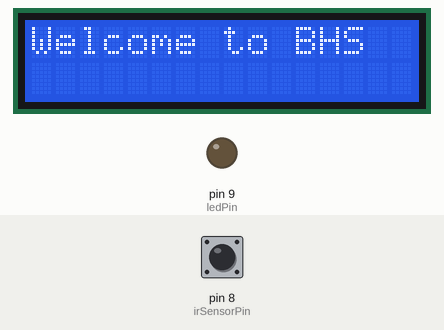
Simulated run of this sketch. Board: Arduino Uno, built with avr-gcc and run on an emulated ATmega328P. On the bench: 16×2 character LCD, output pins drawn as LEDs (lit = HIGH). The test bench sets the inputs (shaded band); at power-on: pin 8 (irSensorPin) HIGH.

Above: at 2.1 s.
5.3 s: pin 8 (irSensorPin) driven LOW
At 6.5 s:
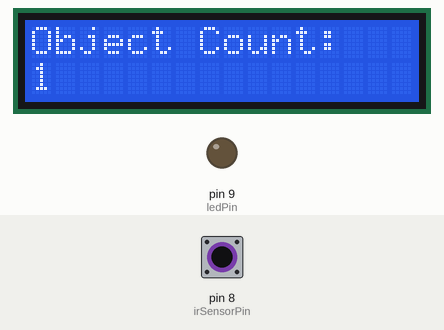
6.8 s: pin 8 (irSensorPin) pulsed HIGH 5 times (0.12 s each, 0.3 s apart)
At 9.3 s:
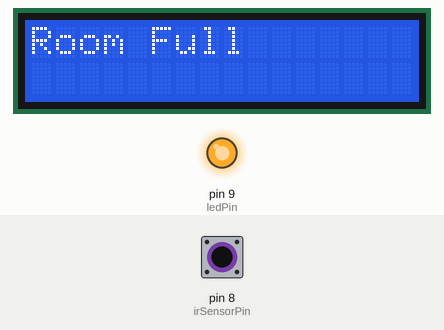
Timing chart, 0 to 10.8 s (numbered marks = the images above; inputs shaded):
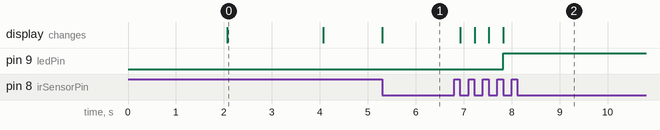

Measured:
- after the input at 5.3 s, the display: changes at once (image 1)
- after the input at 6.8 s, pin 9 (ledPin): LOW → HIGH after 1.0 s; the display: first changes after 0.12 s (image 2 shows a later state)
- what the display in image 0 shows lasts 2.0 s, from 2.1 s to 4.1 s

The sketch:

object_counter.ino
```cpp
#include <LiquidCrystal.h>

// Initialize the LCD (RS, EN, D4, D5, D6, D7)
LiquidCrystal lcd(2, 3, 4, 5, 6, 7);

// Define pins
const int irSensorPin = 8; // IR sensor connected to digital pin 8
const int ledPin = 9;      // LED connected to digital pin 9

// Variables
int objectCount = 0;
bool objectDetected = false;

void setup() {
  pinMode(irSensorPin, INPUT);
  pinMode(ledPin, OUTPUT);
  digitalWrite(ledPin, LOW); // LED off initially

  lcd.begin(16, 2); // Initialize the LCD (16 columns, 2 rows)

  // Display initial messages
  lcd.setCursor(0, 0);
  lcd.print("Hello All!");
  delay(2000); // Delay for 2 seconds
  lcd.clear();
  lcd.setCursor(0, 0);
  lcd.print("Welcome to BHS");
  delay(2000); // Delay for 2 seconds
  lcd.clear();
}

void loop() {
  int sensorState = digitalRead(irSensorPin); // Read the IR sensor state

  if (sensorState == LOW && !objectDetected) {
    // Object detected
    objectDetected = true; // Prevent multiple counts for one object
    objectCount++;         // Increment the object count

    if (objectCount <= 5) {
      lcd.clear();
      lcd.setCursor(0, 0);
      lcd.print("Object Count:");
      lcd.setCursor(0, 1);
      lcd.print(objectCount);
    }

    if (objectCount == 5) {
      lcd.clear();
      lcd.setCursor(0, 0);
      lcd.print("Room Full");
      digitalWrite(ledPin, HIGH); // Turn on the LED
    }
  }

  if (sensorState == HIGH && objectDetected) {
    // Object no longer detected
    objectDetected = false;
  }

  if (objectCount < 5) {
    digitalWrite(ledPin, LOW); // Turn off the LED if less than 5 objects
  }
}
```
